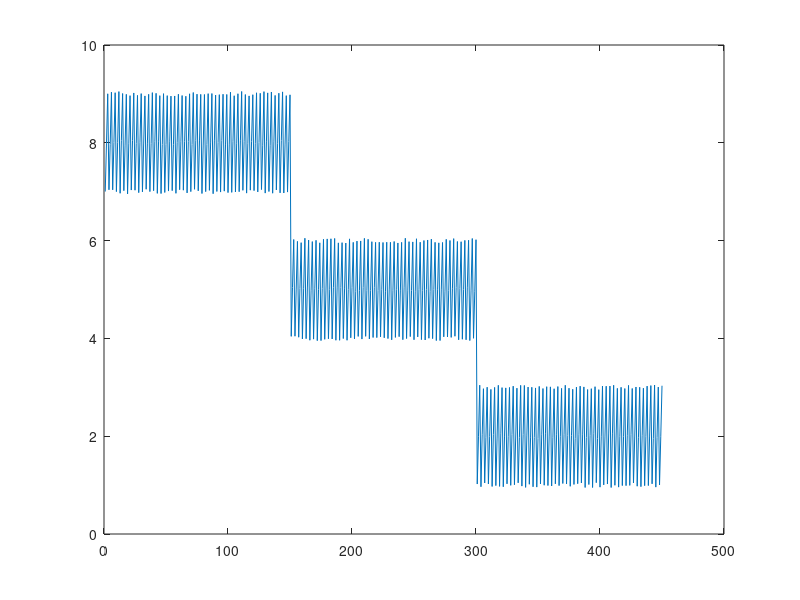

Write the MATLAB code that produced this figure.
%% A toy time series containing three different subsequence patterns
function [allData,k,minLen,maxLen,lenArray] = SyntheticData2()

for count = 1:50
    y(1+(count-1)*3) = 7;
    y(2+(count-1)*3) = 8;
    y(3+(count-1)*3) = 9;
end
for count = 51:100
    y(1+(count-1)*3) = 4;
    y(2+(count-1)*3) = 5;
    y(3+(count-1)*3) = 6;
end

for count = 101:150
    y(1+(count-1)*3) = 1;
    y(2+(count-1)*3) = 2;
    y(3+(count-1)*3) = 3;
end

for x = 451:900
    if rem(x,9) ~= 0
        y(x) = rem(x,9);
    else
        y(x) = 9;
    end
end

allData = y(1:450);
allData = allData + 0.1*(rand(1,length(allData))-0.5);

figure,plot(allData);

k = 3;
minLen = 2;
maxLen = 20;
lenArray = minLen:2:maxLen;
